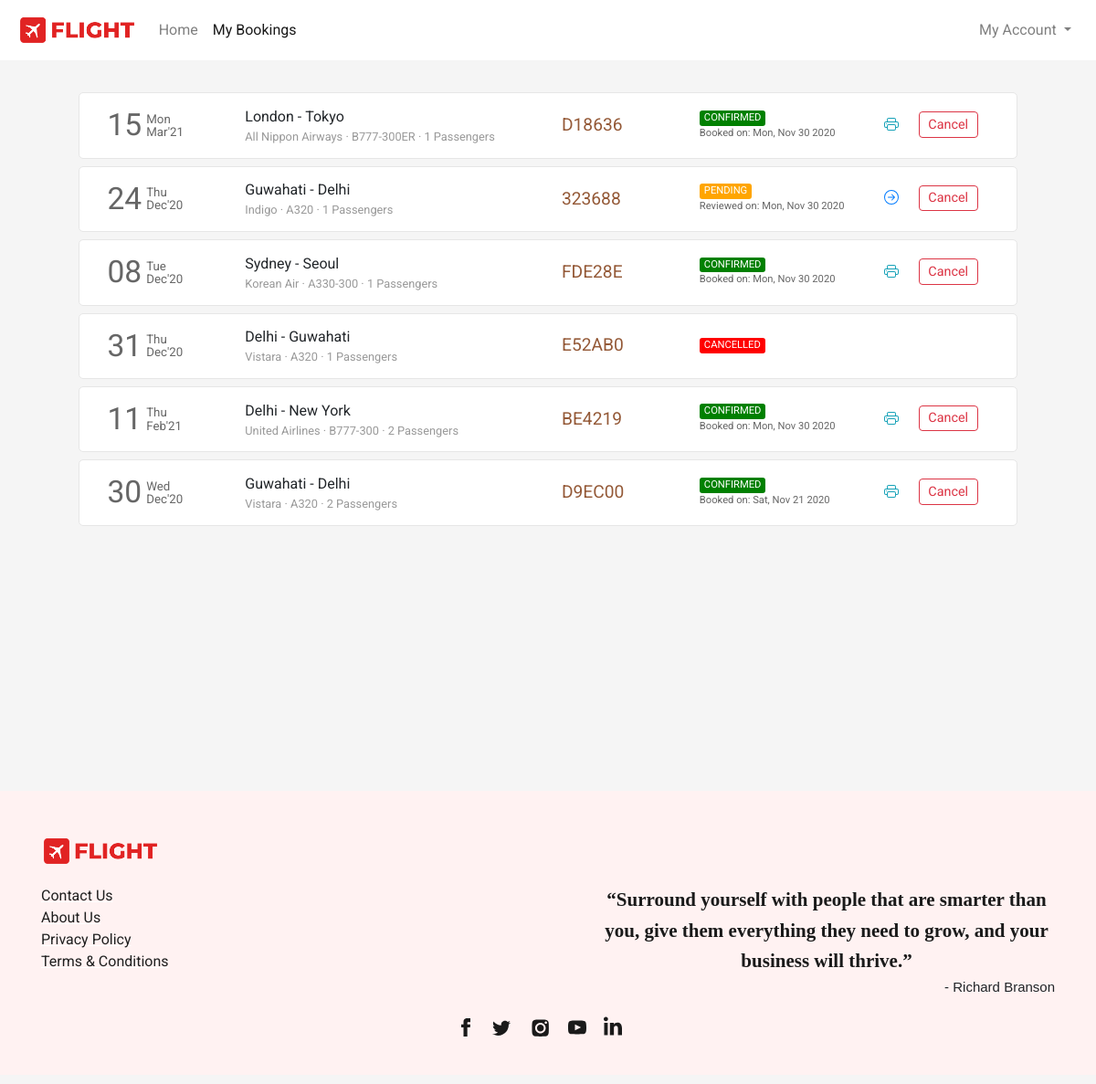
/flight/bookings (signed in), run on an earlier commit of the app's database.
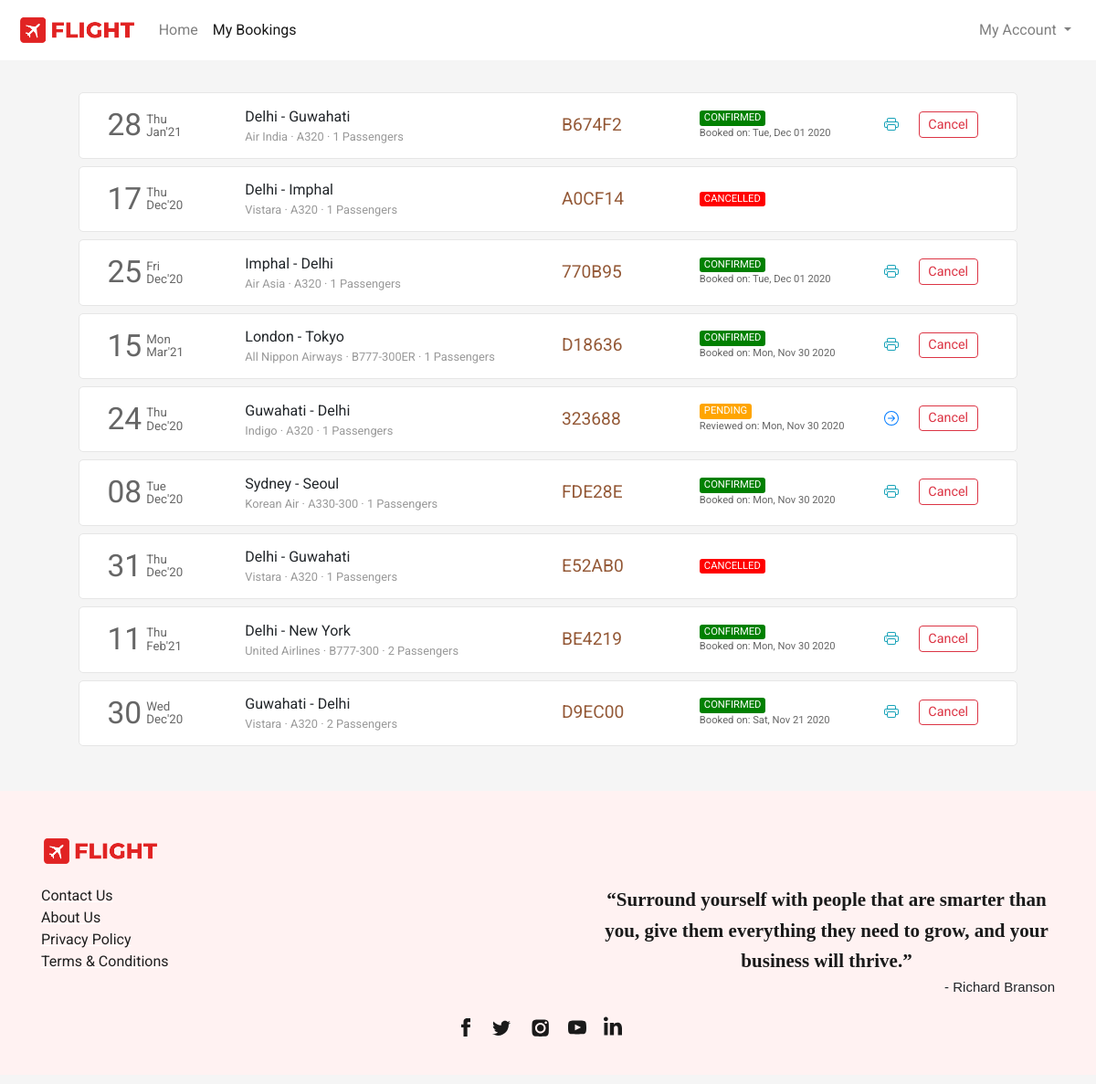
And on a later commit of the database.
### flight/models.py (models this page shows, shortened)
class Ticket(models.Model):
    user = models.ForeignKey(User,on_delete=models.CASCADE,related_name="bookings", blank=True, null=True)
    ref_no = models.CharField(max_length=6, unique=True)
    passengers = models.ManyToManyField(Passenger, related_name="flight_tickets")
    flight = models.ForeignKey(Flight, on_delete=models.CASCADE, related_name="tickets", blank=True, null=True)
    flight_ddate = models.DateField(blank=True, null=True)
    flight_adate = models.DateField(blank=True, null=True)
    flight_fare = models.FloatField(blank=True,null=True)
    other_charges = models.FloatField(blank=True,null=True)
    coupon_used = models.CharField(max_length=15,blank=True)
    coupon_discount = models.FloatField(default=0.0)
    total_fare = models.FloatField(blank=True, null=True)
    seat_class = models.CharField(max_length=20, choices=SEAT_CLASS)
    booking_date = models.DateTimeField(default=datetime.now)
    mobile = models.CharField(max_length=20,blank=True)
    email = models.EmailField(max_length=45, blank=True)
    status = models.CharField(max_length=45, choices=TICKET_STATUS)

class Flight(models.Model):
    origin = models.ForeignKey(Place, on_delete=models.CASCADE, related_name="departures")
    destination = models.ForeignKey(Place, on_delete=models.CASCADE, related_name="arrivals")
    depart_time = models.TimeField(auto_now=False, auto_now_add=False)
    depart_day = models.ManyToManyField(Week, related_name="flights_of_the_day")
    duration = models.DurationField(null=True)
    arrival_time = models.TimeField(auto_now=False, auto_now_add=False)
    plane = models.CharField(max_length=24)
    airline = models.CharField(max_length=64)
    economy_fare = models.FloatField(null=True)
    business_fare = models.FloatField(null=True)
    first_fare = models.FloatField(null=True)

class Place(models.Model):
    city = models.CharField(max_length=64)
    airport = models.CharField(max_length=64)
    code = models.CharField(max_length=3)
    country = models.CharField(max_length=64)

### flight/views.py (the view)
# urls.py: path('flight/bookings', views.bookings, name="bookings"),
def bookings(request):
    if request.user.is_authenticated:
        tickets = Ticket.objects.filter(user=request.user).order_by('-booking_date')
        return render(request, 'flight/bookings.html', {
            'page': 'bookings',
            'tickets': tickets
        })
    else:
        return HttpResponseRedirect(reverse('login'))

### flight/templates/flight/bookings.html (shortened to what this page needs)
{% extends 'flight/layout.html' %}
{% load static %}
{% block head %}
    <link rel="stylesheet" href="{% static 'css/bookings_style.css' %}">
{% endblock head %}
{% block body %}
    <section class="section section1">
        <div class="container">
            {% if tickets %}
                {% for ticket in tickets %}
                    <div class="row each-booking-div" id="{{ticket.ref_no}}">
                        <div class="col-2" style="display: flex;">
                            <div style="display: flex; color: #666666; margin-top: auto;">
                                <div>
                                    <span style="font-size: 2.1em;">{{ticket.flight_ddate | date:"d"}}</span>
                                </div>
                                <div style="font-size: smaller; display: flex; margin: auto 0; padding-left: 5px; line-height: 1em;">
                                    <div style="margin: auto;">
                                        <div style="margin-bottom: 1px;">{{ticket.flight_ddate | date:"D"}}</div>
                                        <div style="margin-top: 1px;">{{ticket.flight_ddate | date:"M'y"}}</div>
                                    </div>
                                </div>
                            </div>
                        </div>
                        <div class="col-4 middle-div">
                            <div style="width:100%">
                                <div class="row places-div" style=" display: flex;">
                                    <div style="max-width: 45%;">{{ticket.flight.origin.city}}</div>
                                    <div>&nbsp;-&nbsp;</div>
                                    <div style="max-width: 45%;">{{ticket.flight.destination.city}}</div>
                                </div>
                                <div class="row places-div" style="font-size: .8em; color: #999999; ">
                                    <div style="max-width: 100%;">{{ticket.flight.airline}} &middot; {{ticket.flight.plane}} &middot; {{ticket.passengers.count}} Passengers</div>
                                </div>
                            </div>
                        </div>
                        <div class="col-2 middle-div">
                            <div style="font-size: 1.2em; color: #945937;">{{ticket.ref_no}}</div>
                        </div>
                        <div class="col-2 middle-div">
                            <div>
                                <div class="row status-div">
                                    {% if ticket.status == 'CONFIRMED' %}
                                        <div class="green">{{ticket.status}}</div>
                                    {% endif %}
                                    {% if ticket.status == 'PENDING' %}
                                        <div class="orange">{{ticket.status}}</div>
                                    {% endif %}
                                    {% if ticket.status == 'CANCELLED' %}
                                        <div class="red">{{ticket.status}}</div>
                                    {% endif %}
                                </div>
                                <div class="row booking-date-div" style="font-size: .7em; color: #666;">
                                    {% if ticket.status == 'CONFIRMED' %}
                                        Booked on: {{ticket.booking_date | date:"D, M d Y"}}
                                    {% endif %}
                                    {% if ticket.status == 'PENDING' %}
                                        Reviewed on: {{ticket.booking_date | date:"D, M d Y"}}
                                    {% endif %}
                                </div>
                            </div>
                        </div>
                        <div class="col-2 last-div">
                            <div>
                                <div class="ticket-action-div">
                                    {% if ticket.status == 'CONFIRMED' %}
                                        <form action="{% url 'getticket' %}" method="get" target="_blank">
                                            <button type="submit" class="btn btn-outline-info btnp pbtn">
                                            </button>
                                        </form>
                                        <button class="btn btn-outline-danger btnp cbtn"  data-ref="{{ticket.ref_no}}" onclick="popup(this)">Cancel</button>
                                    {% endif %}
                                    {% if ticket.status == 'PENDING' %}
                                        <form action="{% url 'resumebooking' %}" method="POST">
                                            <button type="submit" class="btn btn-outline-primary btnp rbtn">
                                            </button>
                                        </form>
                                        <button type="button" class="btn btn-outline-danger btnp cbtn" data-ref="{{ticket.ref_no}}" onclick="popup(this)">Cancel</button>
                                    {% endif %}
                                </div>
                            </div>
                        </div>
                    </div>
                {% endfor %}
            {% endif %}
        </div>
    </section>
{% endblock %}

### flight/templates/flight/layout.html (shortened to what this page needs)
{% load static %}
<!DOCTYPE html>
<html lang="en">
<head>
  <link rel="stylesheet" href="https://stackpath.bootstrapcdn.com/bootstrap/4.4.1/css/bootstrap.min.css">
  <link rel="stylesheet" href="https://use.typekit.net/cav5lva.css">
  <link rel="stylesheet" href="{% static 'css/layout_style.css' %}">
  {% block head %}
  {% endblock %}
</head>
<body>
  <div class="container-fluid">
    <nav class="navbar navbar-expand-lg navbar-light">
      <a class="navbar-brand" href="{% url 'index' %}">
          <img src="{% static 'img/icon_logo.png' %}" height="34" alt="">
      </a>
      <div class="collapse navbar-collapse" id="navbarSupportedContent">
        <ul class="navbar-nav mr-auto">
          <li class="nav-item {% if not page %}active{% endif %}">
            <a class="nav-link" href="{% url 'index' %}">Home</a>
          </li>
          <li class="nav-item {% if page == 'bookings' %}active{% endif %}">
            <a class="nav-link" href="{% url 'bookings' %}">My Bookings</a>
          </li>
        </ul>
        <ul class="navbar-nav">
          {% if not user.is_authenticated %}
            <li class="nav-item">
              <button class="btn btn-outline-danger" style="border-radius: 25rem;" onclick="window.location.href = '/login';">
                <svg width="1.1em" height="1.1em" viewBox="0 1.5 16 16" class="bi bi-person-fill" fill="currentColor" xmlns="http://www.w3.org/2000/svg">
                  <path fill-rule="evenodd" d="M3 14s-1 0-1-1 1-4 6-4 6 3 6 4-1 1-1 1H3zm5-6a3 3 0 1 0 0-6 3 3 0 0 0 0 6z"/>
                </svg>
                Login
              </button>
            </li>
          {% else %}
            <li class="nav-item dropdown my-account">
              <a class="nav-link dropdown-toggle" href="#" id="navbarDropdown" role="button" data-toggle="dropdown" aria-haspopup="true" aria-expanded="false">
                My Account
              </a>
            </li>
          {% endif %}
        </ul>
      </div>
    </nav>
    <main>
      {% block body %}{% endblock %}
    </main>
    <footer>
      <div class="container">
        <div>
          <div class="logo-container">
            <img src="{% static 'img/icon_logo.png' %}">
          </div>
          <div class="footer-content">
            <div class="links-container">
              <div>
                <ul class="link-list">
                  <li class="list-item"><a class="footer-links" href="{% url 'contact' %}">Contact Us</a></li>
                  <li class="list-item"><a class="footer-links" href="{% url 'aboutus' %}">About Us</a></li>
                  <li class="list-item"><a class="footer-links" href="{% url 'privacypolicy' %}">Privacy Policy</a></li>
                  <li class="list-item"><a class="footer-links" href="{% url 'termsandconditions' %}">Terms &amp; Conditions</a></li>
                </ul>
              </div>
            </div>
            <div class="quote-container">
              <div class="quote">“Surround yourself with people that are smarter than you, give them everything they need to grow, and your business will thrive.”</div>
              <div class="quote-by">- Richard Branson</div>
            </div>
          </div>
          <div class="social-links">
            <div class="social-icons">
              <a href="#" class="social-icon">
              </a>
              <a href="#" class="social-icon">
              </a>
              <a href="#" class="social-icon">
              </a>
              <a href="#" class="social-icon">
              </a>
              <a href="#" class="social-icon">
              </a>
            </div>
          </div>
        </div>
      </div>
    </footer>
  </div>
</body>
</html>

### flight/static/css/layout_style.css (style rules this page uses)
body { margin: 0px; padding: 0px; font-family: "Rubik", sans-serif; font-weight: normal; font-style: normal; min-width: 250px; }
.container-fluid { padding-left: 0px; padding-right: 0px; }
.navbar { padding: .7rem 1.2rem; background-color: #fff; transition-duration: .2s; }
.section { background-size: cover; background-position: center; background-repeat: no-repeat; padding: 30px 50px; min-height: 100vh; }
footer { background-color: rgb(255,242,242); margin-top: 0px; padding-top: 1px; }
footer .container > div { font-family: Barlow, sans-serif; margin: 48px 0px 10px; flex-shrink: 0; max-width: 100%; overflow: hidden; }
.footer-content { padding-top: 20px; display: flex; -webkit-box-pack: justify; justify-content: space-between; }
.links-container { text-align: left; flex-direction: row; display: flex; }
.quote-container { text-align: right; }
.logo-container img { width: 130px; }
.links-container > div { flex: 1 0 0px; }
.links-container > div ul { padding-inline-start: 0px; margin-block-start: 0px; margin-block-end: 0px; list-style-type: none; margin-right: 50px; }
.footer-links { white-space: nowrap; color: rgb(31, 31, 31); text-decoration: underline solid rgb(255, 255, 255); transition: all 0.1s ease 0s; }
.quote-container .quote { font-family: utopia-std, serif; text-align: center; color: rgb(26, 26, 26); max-width: 500px; margin: auto; font-size: 21px; font-weight: 600; line-height: 1.6; }
.quote-container .quote-by { font-family: sans-serif; font-size: 15px; }
.social-icons { list-style-type: none; display: flex; margin: 0px auto; padding: 20px 0px; width: 100%; max-width: 200px; justify-content: space-evenly; }
.social-icons a { height: 44px; width: 44px; }

### flight/static/css/bookings_style.css (style rules this page uses)
* { font-family: 'Roboto', sans-serif; }
body { background-color: #f5f5f5; word-wrap: break-word; }
.container { cursor: pointer; }
.each-booking-div { width: 96%; margin: 5px auto 8px auto; transition-duration: .4s; padding: 10px 15px; background-color: #fff; border: 1px solid #e6e6e6; border-radius: 5px; }
.btnp { padding: .15rem .6rem; font-size: .9em; margin-top: 3px; margin-bottom: 5px; }
.each-booking-div > div { display: flex; overflow: auto; }
.each-booking-div > div > div { margin-top: auto; margin-bottom: auto; width: 100%; }
.green, .red, .orange { border-radius: 3px; color: white; padding-left: 5px; padding-right: 5px; font-size: .7em; }
.green { background-color: green; }
.red { background-color: red; }
.orange { background-color: orange; }
.ticket-action-div { display: flex; justify-content: space-evenly; }
.pbtn, .rbtn { border: 0; }

What changed in the data, as far as the page shows it:
added Ticket: flight_ddate "28", flight_ddate "Thu", flight_ddate "Jan'21", flight.origin.city "Delhi", flight.destination.city "Guwahati", flight.airline "Air India", flight.plane "A320", passengers.count "1", ref_no "B674F2", status "CONFIRMED", booking_date "Tue, Dec 01 2020"
added Ticket: flight_ddate "17", flight_ddate "Thu", flight_ddate "Dec'20", flight.origin.city "Delhi", flight.destination.city "Imphal", flight.airline "Vistara", flight.plane "A320", passengers.count "1", ref_no "A0CF14", status "CANCELLED"
added Ticket: flight_ddate "25", flight_ddate "Fri", flight_ddate "Dec'20", flight.origin.city "Imphal", flight.destination.city "Delhi", flight.airline "Air Asia", flight.plane "A320", passengers.count "1", ref_no "770B95", status "CONFIRMED", booking_date "Tue, Dec 01 2020"
